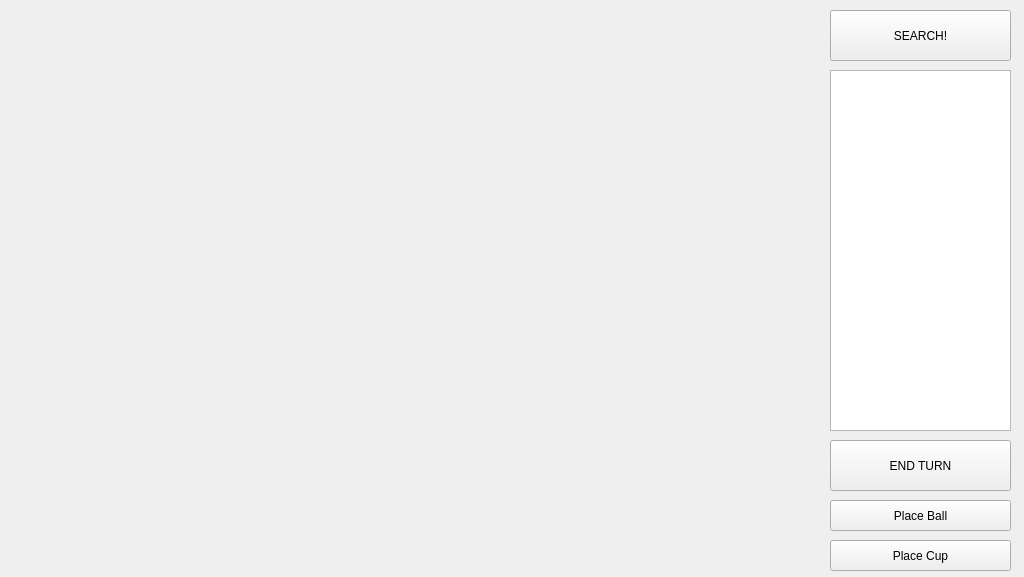
<?xml version="1.0" encoding="UTF-8"?>
<ui version="4.0">
 <class>MainWindow</class>
 <widget class="QMainWindow" name="MainWindow">
  <property name="geometry">
   <rect>
    <x>0</x>
    <y>0</y>
    <width>1024</width>
    <height>577</height>
   </rect>
  </property>
  <property name="windowTitle">
   <string>RCBigAutocontroller</string>
  </property>
  <widget class="QWidget" name="centralWidget">
   <widget class="QWidget" name="verticalLayoutWidget">
    <property name="geometry">
     <rect>
      <x>10</x>
      <y>10</y>
      <width>801</width>
      <height>561</height>
     </rect>
    </property>
    <layout class="QVBoxLayout" name="paintLayout"/>
   </widget>
   <widget class="QPushButton" name="pbPlaceBall">
    <property name="geometry">
     <rect>
      <x>830</x>
      <y>500</y>
      <width>181</width>
      <height>31</height>
     </rect>
    </property>
    <property name="text">
     <string>Place Ball</string>
    </property>
   </widget>
   <widget class="QPushButton" name="pbPlaceCup">
    <property name="geometry">
     <rect>
      <x>830</x>
      <y>540</y>
      <width>181</width>
      <height>31</height>
     </rect>
    </property>
    <property name="text">
     <string>Place Cup</string>
    </property>
   </widget>
   <widget class="QLabel" name="lbGameStatus">
    <property name="geometry">
     <rect>
      <x>820</x>
      <y>10</y>
      <width>121</width>
      <height>41</height>
     </rect>
    </property>
    <property name="font">
     <font>
      <pointsize>15</pointsize>
      <weight>75</weight>
      <bold>true</bold>
     </font>
    </property>
    <property name="text">
     <string/>
    </property>
   </widget>
   <widget class="QPushButton" name="pEndTurn">
    <property name="geometry">
     <rect>
      <x>830</x>
      <y>440</y>
      <width>181</width>
      <height>51</height>
     </rect>
    </property>
    <property name="text">
     <string>END TURN</string>
    </property>
   </widget>
   <widget class="QPushButton" name="pbSearch">
    <property name="geometry">
     <rect>
      <x>830</x>
      <y>10</y>
      <width>181</width>
      <height>51</height>
     </rect>
    </property>
    <property name="text">
     <string>SEARCH!</string>
    </property>
   </widget>
   <widget class="QPlainTextEdit" name="tGameStatus">
    <property name="geometry">
     <rect>
      <x>830</x>
      <y>70</y>
      <width>181</width>
      <height>361</height>
     </rect>
    </property>
   </widget>
  </widget>
 </widget>
 <layoutdefault spacing="6" margin="11"/>
 <resources/>
 <connections/>
</ui>
